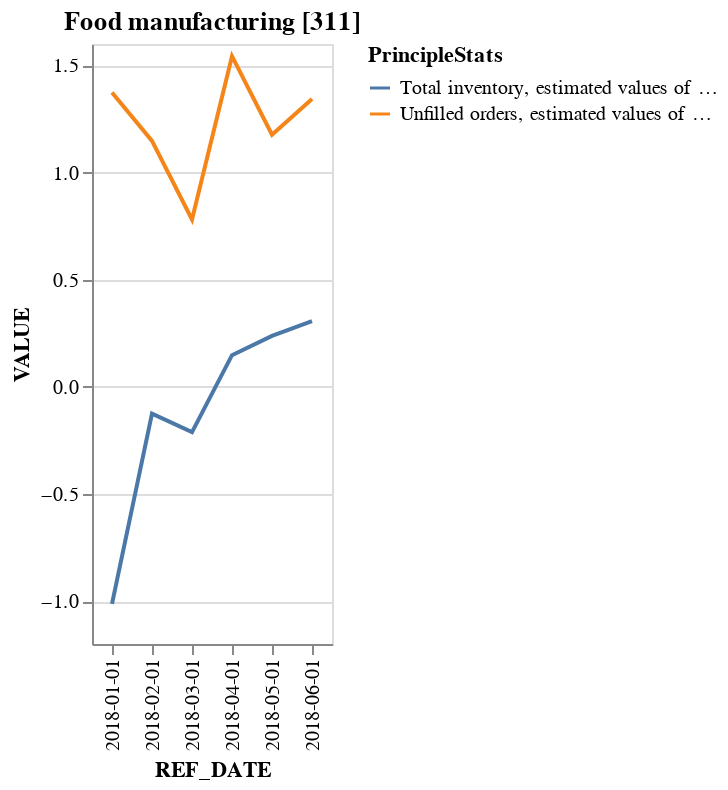

Source (notebook cell):
### Code cell
#lets look earlier
plot_supply_and_demand_canada(df_sales, "Food manufacturing [311]", '2018-01-01', '2018-06-01')

### Figure 1 — Vega-Lite specification as saved in the notebook (floating-point values rounded to 4 significant figures)
{"config": {"view": {"continuousWidth": 300, "continuousHeight": 300}}, "data": {"name": "data-701dc57065ed3b567ffa2608880c130f"}, "mark": {"type": "line"}, "encoding": {"color": {"field": "PrincipleStats", "type": "nominal"}, "x": {"field": "REF_DATE", "type": "nominal"}, "y": {"field": "VALUE", "type": "quantitative"}}, "params": [{"name": "param_2", "select": {"type": "interval", "encodings": ["x", "y"]}, "bind": "scales"}], "title": "Food manufacturing [311]", "$schema": "https://vega.github.io/schema/vega-lite/v5.20.1.json", "datasets": {"data-701dc57065ed3b567ffa2608880c130f": [{"PrincipleStats": "Total inventory, estimated values of total inventory at end of the month", "GoodType": "Food manufacturing [311]", "REF_DATE": "2018-01-01", "VALUE": -1.013}, {"PrincipleStats": "Total inventory, estimated values of total inventory at end of the month", "GoodType": "Food manufacturing [311]", "REF_DATE": "2018-02-01", "VALUE": -0.1248}, {"PrincipleStats": "Total inventory, estimated values of total inventory at end of the month", "GoodType": "Food manufacturing [311]", "REF_DATE": "2018-03-01", "VALUE": -0.2111}, {"PrincipleStats": "Total inventory, estimated values of total inventory at end of the month", "GoodType": "Food manufacturing [311]", "REF_DATE": "2018-04-01", "VALUE": 0.1478}, {"PrincipleStats": "Total inventory, estimated values of total inventory at end of the month", "GoodType": "Food manufacturing [311]", "REF_DATE": "2018-05-01", "VALUE": 0.2375}, {"PrincipleStats": "Total inventory, estimated values of total inventory at end of the month", "GoodType": "Food manufacturing [311]", "REF_DATE": "2018-06-01", "VALUE": 0.3065}, {"PrincipleStats": "Unfilled orders, estimated values of orders at end of month", "GoodType": "Food manufacturing [311]", "REF_DATE": "2018-01-01", "VALUE": 1.374}, {"PrincipleStats": "Unfilled orders, estimated values of orders at end of month", "GoodType": "Food manufacturing [311]", "REF_DATE": "2018-02-01", "VALUE": 1.147}, {"PrincipleStats": "Unfilled orders, estimated values of orders at end of month", "GoodType": "Food manufacturing [311]", "REF_DATE": "2018-03-01", "VALUE": 0.7811}, {"PrincipleStats": "Unfilled orders, estimated values of orders at end of month", "GoodType": "Food manufacturing [311]", "REF_DATE": "2018-04-01", "VALUE": 1.543}, {"PrincipleStats": "Unfilled orders, estimated values of orders at end of month", "GoodType": "Food manufacturing [311]", "REF_DATE": "2018-05-01", "VALUE": 1.177}, {"PrincipleStats": "Unfilled orders, estimated values of orders at end of month", "GoodType": "Food manufacturing [311]", "REF_DATE": "2018-06-01", "VALUE": 1.343}]}}
